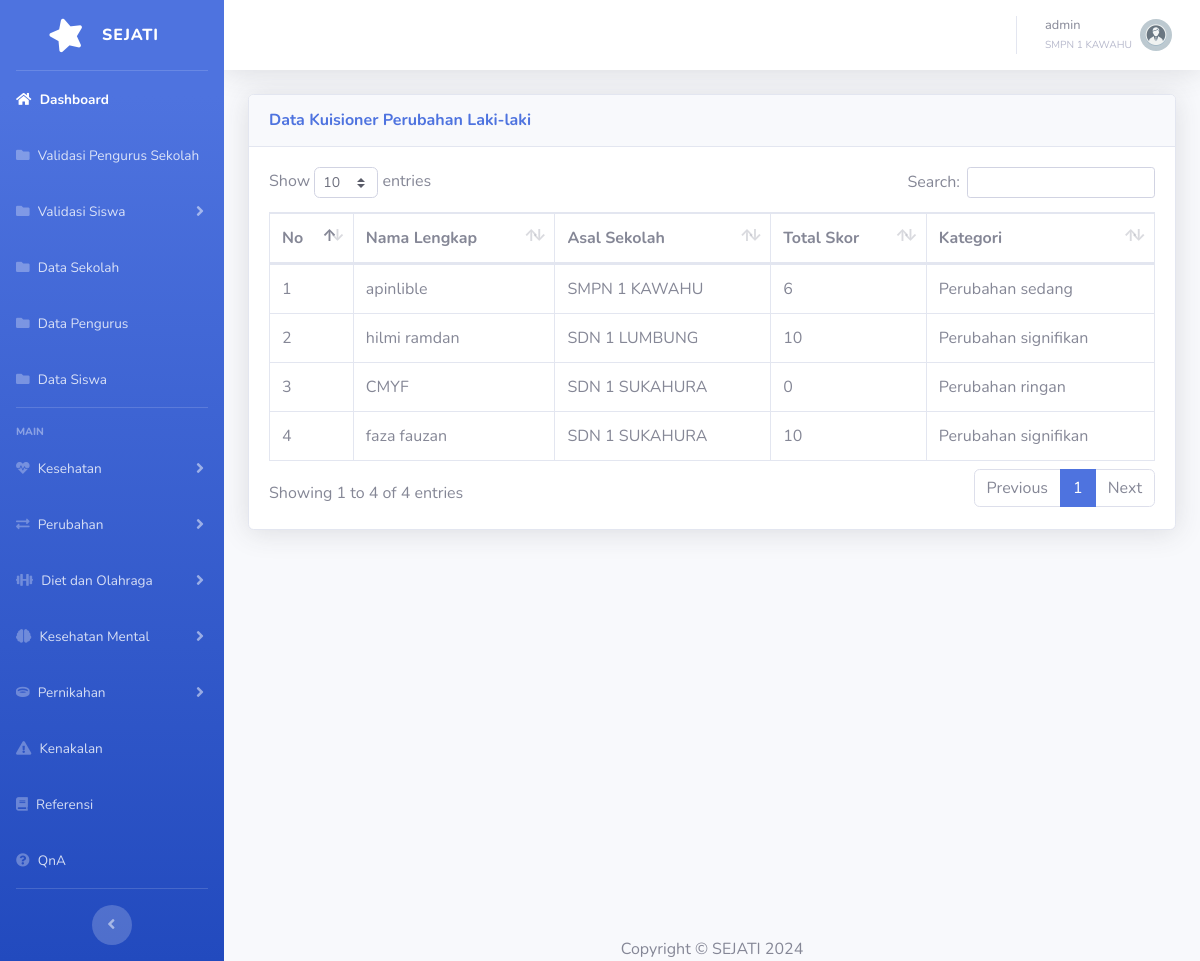
Page /dataperubahanlaki.php (signed in) on the committed database.
### tables this page shows
CREATE TABLE `tbsekolah` (
  `idsekolah` int(11) NOT NULL,
  `namasekolah` varchar(100) NOT NULL,
  `alamatsekolah` varchar(255) NOT NULL,
  `notelpsekolah` varchar(15) DEFAULT NULL,
  `kepalasekolah` varchar(50) NOT NULL,
  `namapjsekolah` varchar(50) NOT NULL,
  `notelpj` varchar(15) DEFAULT NULL
);

CREATE TABLE `kuisionerperubahanlaki` (
  `idkuisioner` int(11) NOT NULL,
  `idusersiswa` int(11) DEFAULT NULL,
  `q1` int(11) DEFAULT NULL,
  `q2` int(11) DEFAULT NULL,
  `q3` int(11) DEFAULT NULL,
  `q4` int(11) DEFAULT NULL,
  `q5` int(11) DEFAULT NULL,
  `q6` int(11) DEFAULT NULL,
  `q7` int(11) DEFAULT NULL,
  `q8` int(11) DEFAULT NULL,
  `q9` int(11) DEFAULT NULL,
  `q10` int(11) DEFAULT NULL,
  `totalSkor` int(11) DEFAULT NULL,
  `kategori` varchar(50) DEFAULT NULL
);

CREATE TABLE `tbsiswa` (
  `idsiswa` int(11) NOT NULL,
  `namalengkapsiswa` varchar(255) NOT NULL,
  `nisn` varchar(20) NOT NULL,
  `nik` varchar(20) DEFAULT NULL,
  `tanggallahir` date DEFAULT NULL,
  `namapanggilan` varchar(100) DEFAULT NULL,
  `jeniskelamin` enum('laki-laki','perempuan') NOT NULL,
  `asalsekolah` int(11) DEFAULT NULL,
  `notelp` varchar(15) DEFAULT NULL,
  `alamat` text DEFAULT NULL
);

### dataperubahanlaki.php (the view)
<?php
include 'header.php';
$iduser = $_SESSION['iduser'];
$role = $_SESSION['role'];
if ($role == 'pengurus') {
    $queryAsalSekolah = "SELECT asalsekolah FROM tbuser WHERE iduser = '$iduser'";
    $resultAsalSekolah = mysqli_query($conn, $queryAsalSekolah);
    $rowAsalSekolah = mysqli_fetch_assoc($resultAsalSekolah);
    $asalsekolahPengurus = $rowAsalSekolah['asalsekolah'];
    $queryMental = "SELECT k.idkuisioner, s.namalengkapsiswa, k.totalSkor, k.kategori, sch.namasekolah
                    FROM kuisionerperubahanlaki k
                    JOIN tbsiswa s ON k.idusersiswa = s.idsiswa
                    JOIN tbsekolah sch ON s.asalsekolah = sch.idsekolah
                    WHERE sch.idsekolah = '$asalsekolahPengurus' AND k.idkuisioner IN (
                        SELECT MAX(idkuisioner)
                        FROM kuisionerperubahanlaki
                        GROUP BY idusersiswa
                    )
                    ORDER BY k.idkuisioner DESC";
} else if ($role == 'admin') {
    $queryMental = "SELECT k.idkuisioner, s.namalengkapsiswa, k.totalSkor, k.kategori, sch.namasekolah
                    FROM kuisionerperubahanlaki k
                    JOIN tbsiswa s ON k.idusersiswa = s.idsiswa
                    JOIN tbsekolah sch ON s.asalsekolah = sch.idsekolah
                    WHERE k.idkuisioner IN (
                        SELECT MAX(idkuisioner)
                        FROM kuisionerperubahanlaki
                        GROUP BY idusersiswa
                    )
                    ORDER BY k.idkuisioner DESC";
}
$resultMental = mysqli_query($conn, $queryMental);
?>
<?php include 'sidebar.php';?>
<?php include 'topbar.php';?>
<div class="container-fluid">
    <div class="card shadow mb-4">
        <div class="card-header py-3">
            <h6 class="m-0 font-weight-bold text-primary">Data Kuisioner Perubahan Laki-laki</h6>
        </div>
        <div class="card-body">
        <div class="table-responsive">
                <table class="table table-bordered" id="dataTable" width="100%" cellspacing="0">
                    <thead>
                        <tr>
                            <th>No</th>
                            <th>Nama Lengkap</th>
                            <th>Asal Sekolah</th>
                            <th>Total Skor</th>
                            <th>Kategori</th>
                        </tr>
                    </thead>
                    <tbody>
                        <?php
                        if (mysqli_num_rows($resultMental) > 0) {
                            $no = 1;
                            while ($row = mysqli_fetch_assoc($resultMental)) {
                                echo "<tr>
                                        <td>{$no}</td>
                                        <td>{$row['namalengkapsiswa']}</td>
                                        <td>{$row['namasekolah']}</td>
                                        <td>{$row['totalSkor']}</td>
                                        <td>{$row['kategori']}</td>
                                    </tr>";
                                $no++;
                            }
                        } else {
                            echo "<tr>
                                    <td colspan='5' class='text-center'>Belum ada data yang dimasukkan</td>
                                </tr>";
                        }
                        ?>
                    </tbody>
                </table>
            </div>
        </div>
    </div>
</div>
<?php include 'footer.php';?>

### topbar.php (shortened to what this page needs)
<div id="content-wrapper" class="d-flex flex-column">
    <div id="content">
        <nav class="navbar navbar-expand navbar-light bg-white topbar mb-4 static-top shadow">
            <ul class="navbar-nav ml-auto">
                <li class="nav-item dropdown no-arrow">
                    <a class="nav-link dropdown-toggle" href="#" id="userDropdown" role="button"
                    data-toggle="dropdown" aria-haspopup="true" aria-expanded="false">
                        <span class="mr-2 d-none d-lg-inline text-gray-600 small">
                            <?php echo htmlspecialchars($username); ?><br>
                            <small class="text-gray-500"><?php echo htmlspecialchars($namasekolah); ?></small>
                        </span>
                        <?php
                        if ($role == 'admin') {
                            echo '<img class="img-profile rounded-circle" src="img/admin.webp">';
                        } elseif ($role == 'pengurus') {
                            echo '<img class="img-profile rounded-circle" src="img/pengurus.svg">';
                        } elseif ($role == 'siswa') {
                            echo '<img class="img-profile rounded-circle" src="img/siswa.webp">';
                        } else {
                            echo '<img class="img-profile rounded-circle" src="img/pengurus.svg">';
                        }
                        ?>
                    </a>
                </li>
            </ul>
        </nav>

### header.php (style rules this page uses)
.table-responsive { overflow-x: auto; }

### rows in the picture
tbsekolah: namasekolah "SMPN 1 KAWAHU"
kuisionerperubahanlaki: tbsiswa.namalengkapsiswa "apinlible", tbsekolah.namasekolah "SMPN 1 KAWAHU", totalSkor "6", kategori "Perubahan sedang"
kuisionerperubahanlaki: tbsiswa.namalengkapsiswa "hilmi ramdan", tbsekolah.namasekolah "SDN 1 LUMBUNG", totalSkor "10", kategori "Perubahan signifikan"
kuisionerperubahanlaki: tbsiswa.namalengkapsiswa "CMYF", tbsekolah.namasekolah "SDN 1 SUKAHURA", totalSkor "0", kategori "Perubahan ringan"
kuisionerperubahanlaki: tbsiswa.namalengkapsiswa "faza fauzan", tbsekolah.namasekolah "SDN 1 SUKAHURA", totalSkor "10", kategori "Perubahan signifikan"

### other values in the picture
$username "admin"
